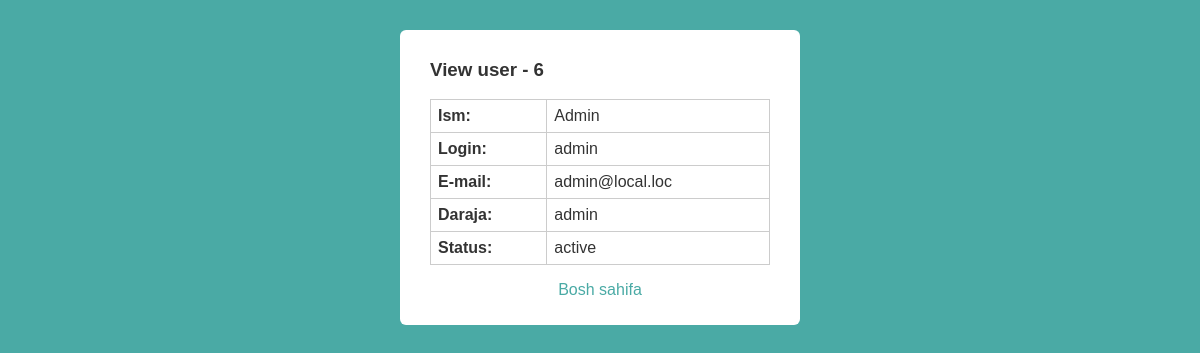
Screenshot of /view.php?id=6 with the database file from the repository.
### tables this page shows
CREATE TABLE `users` (
  `id` int(11) NOT NULL,
  `fullname` varchar(100) DEFAULT NULL,
  `email` varchar(100) NOT NULL,
  `username` varchar(100) NOT NULL,
  `password` varchar(100) NOT NULL,
  `role` varchar(10) NOT NULL,
  `status` varchar(10) NOT NULL,
  `regdate` varchar(100) NOT NULL,
  `updateDate` varchar(100) NOT NULL
);

### view.php (the view, shortened to what this page needs)
<?php
if($_SESSION['role'] === 'user') {
	header("Location: index.php");
	exit();
} else {
	include "dbconfig.php";
	if(isset($_GET['id'])) {
		$id = $_GET['id'];
		$sqlUser = mysqli_query($conn, "SELECT * FROM users WHERE id = '$id'");
		$res = mysqli_fetch_assoc($sqlUser);
		$fullname = $res['fullname'];
		$username = $res['username'];
		$email = $res['email'];
		$role = $res['role'];
		$status = $res['status'];
	}
}
?>
<!DOCTYPE html>
<html>
<head>
	<link rel="stylesheet" href="style.css">
</head>
<body>
	<div class="wrapper">
		<h3>View user - <?=$id;?></h3>
		<table>
			<tbody>
				<tr>
					<th>Ism:</th>
					<td><?=$fullname;?></td>
				</tr>
				<tr>
					<th>Login:</th>
					<td><?=$username;?></td>
				</tr>
				<tr>
					<th>E-mail:</th>
					<td><?=$email;?></td>
				</tr>
				<tr>
					<th>Daraja:</th>
					<td><?=$role;?></td>
				</tr>
				<tr>
					<th>Status:</th>
					<td><?=$status;?></td>
				</tr>
			</tbody>
		</table>
		<p>
			<a href="index.php">Bosh sahifa</a>
		</p>
	</div>
</body>
</html>

### style.css (style rules this page uses)
* { font-family: Verdana, sans-serif; box-sizing: border-box; }
body { background: #4aaaa5; }
.wrapper { max-width: 400px; background: #fff; color: #333; margin: 30px auto; padding: 10px 30px; border-radius: 6px; }
p { text-align: center; }
p a { text-decoration: none; color: #4aaaa5; }
table { width: 100%; border: 1px solid #ccc; border-collapse: collapse; }
th, td { text-align: left; padding: 7px; border: 1px solid #ccc; }

### rows the page displays
users: fullname "Admin", username "admin", email "admin@local.loc", role "admin", status "active"

### other values shown
$id "6"
